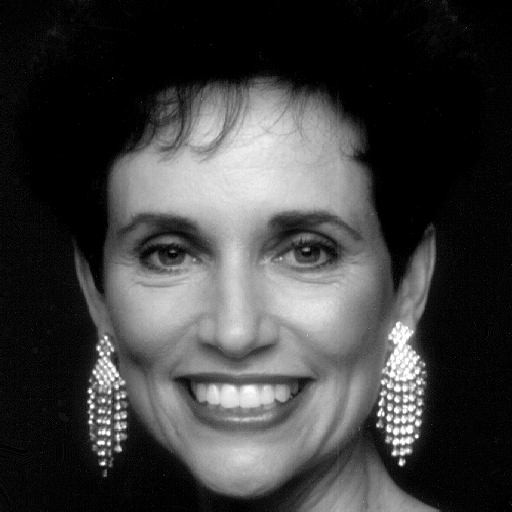
%> input picture hw3/images/q2/woman.tif, 512 x 512 px
$ octave Q2.m   (GNU Octave 9; MATLAB toolbox functions it lacks are replaced by stand-ins)
%> lines starting %> are read from the running program, lines starting %| are printed output that depends on the picture
clc;
clear;
close all;
%% This exercise explores the characteristics of the Fourier Transform (FT) and implements a fft2 function in MATLAB
% Part a

% Load the images "woman.tif" and "parrot.tif"
woman_path = 'images/q2/woman.tif';
parrot_path = 'images/q2/parrot.tif';

pic_woman = imread(woman_path);
%> pic_woman is the input picture: size 512x512 uint8; min 0, max 255, mean 62.2
pic_parrot = imread(parrot_path);
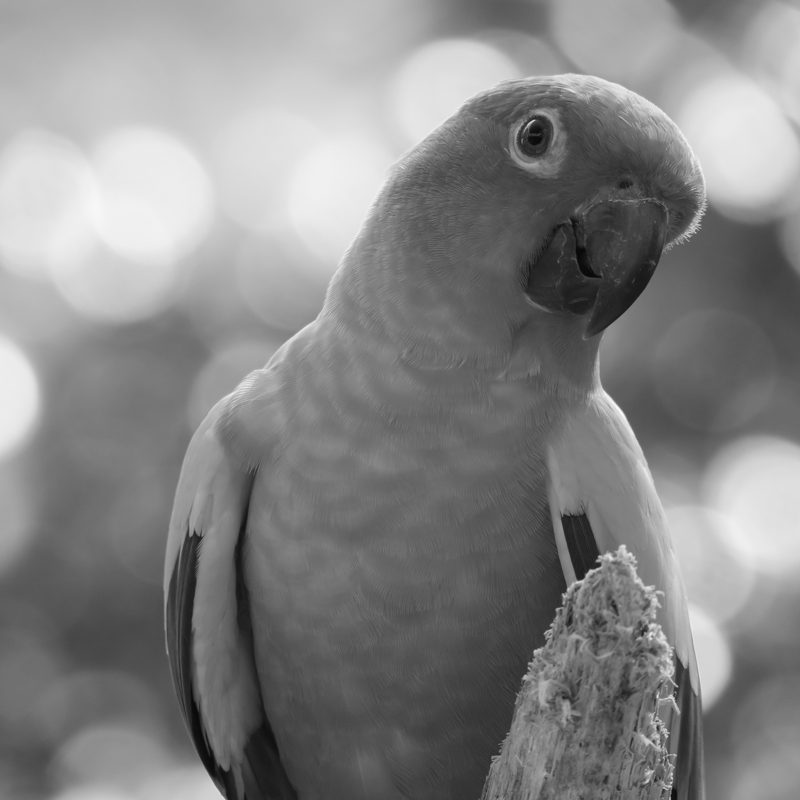
%> input picture hw3/images/q2/parrot.tif, 800 x 800 px
%> pic_parrot is the input picture: size 800x800 uint8; min 8, max 247, mean 133

pic_woman = double(pic_woman);
%> pic_woman: size 512x512 double
pic_parrot = double(pic_parrot);
%> pic_parrot: size 800x800 double

% Calculate the Discrete Fourier Transform (DFT) of both images
fft_pic_woman = fft2(pic_woman);
fft_pic_parrot = fft2(pic_parrot);

% Shift zero-frequency component to the cente
fft_pic_woman=fftshift(fft_pic_woman);
fft_pic_parrot=fftshift(fft_pic_parrot);

% Obtain the magnitude (frequency spectrum) and phase angle of the DFTs
mag_woman = abs(fft_pic_woman);
phase_woman = angle(fft_pic_woman);

mag_parrot = abs(fft_pic_parrot);
phase_parrot = angle(fft_pic_parrot);

% Plot the results of each image
figure(1);
subplot(1,3,1), imshow(pic_woman, []), title 'Original pic'
subplot(1,3,2), imshow(log(double(mag_woman)), []), title 'Magnitude'
subplot(1,3,3), imshow(phase_woman, []), title 'Phase'

figure(2);
subplot(1,3,1), imshow(pic_parrot,[]), title 'original pic'
subplot(1,3,2), imshow(log(double(mag_parrot)),[]), title 'Magnitude'
subplot(1,3,3), imshow(phase_parrot,[]), title 'Phase'

%% Part b
R_parrot = real(fft_pic_parrot);
I_parrot = imag(fft_pic_parrot);

phi = atan2(I_parrot, R_parrot);
phi_builtin = angle(fft_pic_parrot);
% Display the phase angle
figure(3);
subplot(1,3,1), imshow(phi, []), title('Computed Phase Angle')

% Disply the built-in phase angle
subplot(1,3,2), imshow(phi_builtin), title('Matlab Built-in Phase Angle')

% compare the two phase angle
difference = abs(phi - phi_builtin);
%> difference: size 800x800 double; every value is 0
subplot(1,3,3), imshow(difference, []), title('Difference Between Computed and Built-in Phase Angle')

%% Part c
% Compute the Fourier Transforms
F_woman = fft2(pic_woman);
F_parrot = fft2(pic_parrot);

% Extract magnitude and phase components
magnitude_woman = abs(F_woman);
phase_woman = angle(F_woman);
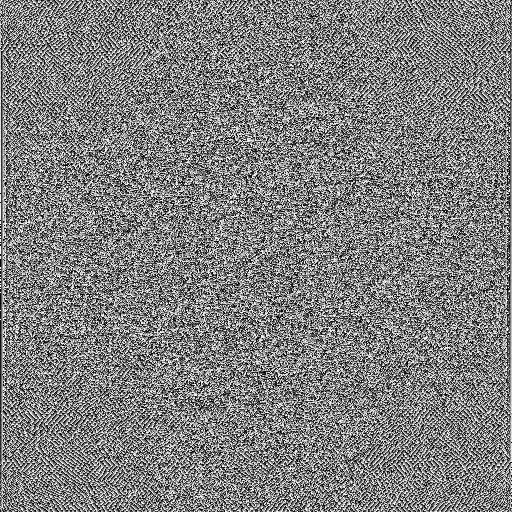
%> phase_woman: size 512x512 double; min -3.14, max 3.14, mean 2.4e-05; mean of the top-left, top-right, bottom-left and bottom-right quarters 0.0119, -0.000832, -0.00579, -0.00519; drawn with min black and max white

magnitude_parrot = abs(F_parrot);
phase_parrot = angle(F_parrot);

% Get sizes
[rows_w, cols_w] = size(pic_woman);
%> rows_w = 512; cols_w = 512
[rows_p, cols_p] = size(pic_parrot);
%> rows_p = 800; cols_p = 800

% Create a zero-padded woman image of size 800x800
padded_woman = zeros(rows_p, cols_p);

% Calculate center position to insert the original image
start_row = floor((rows_p - rows_w) / 2) + 1;
%> start_row = 145
start_col = floor((cols_p - cols_w) / 2) + 1;
%> start_col = 145
end_row = start_row + rows_w - 1;
%> end_row = 656
end_col = start_col + cols_w - 1;
%> end_col = 656

% Insert the original woman image into the center of the padded image
padded_woman(start_row:end_row, start_col:end_col) = pic_woman;

% Compute Fourier Transform of the zero-padded woman image
F_padded_woman = fft2(padded_woman);

% Extract the phase after zero-padding
padded_phase_woman = angle(F_padded_woman);

% (a) Reconstruction using only the phase angle of the woman image
reconstructed_phase_only = ifft2(exp(1i * phase_woman));

% (b) Reconstruction using frequency spectrum + phase of parrot
reconstructed_parrot_magnitude_phase = ifft2(magnitude_parrot .* exp(1i * phase_parrot));

% (c) Reconstruction using parrot's magnitude and woman's phase
reconstructed_parrot_magnitude_woman_phase = ifft2(magnitude_parrot .* exp(1i * padded_phase_woman));
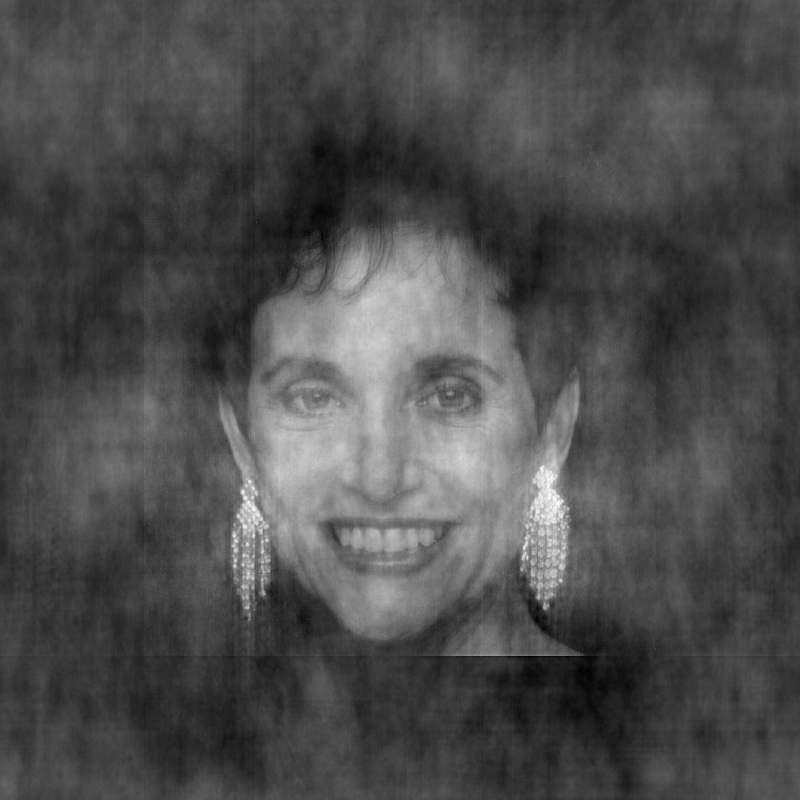
%> reconstructed_parrot_magnitude_woman_phase: size 800x800 double; min 15.7, max 405.3, mean 133; drawn with min black and max white

% Display the results
figure(4);
subplot(2,2,1);
imshow(pic_woman, []);
title('Original Woman Image');

subplot(2,2,2);
imshow(abs(reconstructed_phase_only), []);
title('Reconstructed Using Only Phase Angle of pic_woman');

subplot(2,2,3);
imshow(abs(reconstructed_parrot_magnitude_phase), []);
title('Reconstructed Using Parrot Magnitude & Phase');

subplot(2,2,4);
imshow(abs(reconstructed_parrot_magnitude_woman_phase), []);
title('Reconstructed Using Parrot Magnitude & Woman Phase');

%% Part d
% Scale the image by 1.5x
scale_factor = 1.5;
scaled_pic_parrot = imresize(pic_parrot, scale_factor);

% Get new size after scaling
[rows_s, cols_s] = size(scaled_pic_parrot);
%> rows_s = 1200; cols_s = 1200

% Create a zero-padded version of the original image, centered in the new frame
padded_pic_parrot = zeros(rows_s, cols_s);

start_row = floor((rows_s - rows_p) / 2) + 1;
%> start_row = 201
start_col = floor((cols_s - cols_p) / 2) + 1;
%> start_col = 201
end_row = start_row + rows_p - 1;
%> end_row = 1000
end_col = start_col + cols_p - 1;
%> end_col = 1000

padded_pic_parrot(start_row:end_row, start_col:end_col) = pic_parrot;

% Compute the Fourier Transform of both images
F_original = fft2(padded_pic_parrot);
F_scaled = fft2(scaled_pic_parrot);

% Shift for better visualization
F_original_shifted = fftshift(F_original);
F_scaled_shifted = fftshift(F_scaled);

% Compute magnitude spectra (log for better visibility)
magnitude_original = log(1 + abs(F_original_shifted));
magnitude_scaled = log(1 + abs(F_scaled_shifted));

% Display results
figure(5);
subplot(2,2,1);
imshow(pic_parrot, []);
title('Original Image (pic\_parrot)');

subplot(2,2,2);
imshow(scaled_pic_parrot, []);
title('Scaled Image (1.5x)');

subplot(2,2,3);
imshow(magnitude_original, []);
title('Fourier Magnitude - Zero-Padded Original');

subplot(2,2,4);
imshow(magnitude_scaled, []);
title('Fourier Magnitude - Scaled Image (1.5x)');

%% Part e
% Shift parameters (5% of size)
shift_x = round(0.05 * cols_p);
%> shift_x = 40
shift_y = round(0.05 * rows_p);

% Apply circular shifting (wrapping around the edges)
shifted_x = circshift(pic_parrot, [0, shift_x]);  % Shift in X direction
shifted_y = circshift(pic_parrot, [shift_y, 0]);  % Shift in Y direction
shifted_xy = circshift(pic_parrot, [shift_y, shift_x]);  % Shift in both X and Y

% Compute Fourier Transform for all images
F_original = fft2(pic_parrot);
F_shifted_x = fft2(shifted_x);
F_shifted_y = fft2(shifted_y);
F_shifted_xy = fft2(shifted_xy);

% Shift for visualization
F_original_shifted = fftshift(F_original);
F_shifted_x_shifted = fftshift(F_shifted_x);
F_shifted_y_shifted = fftshift(F_shifted_y);
F_shifted_xy_shifted = fftshift(F_shifted_xy);

% Compute magnitude spectra
magnitude_original = log(1 + abs(F_original_shifted));
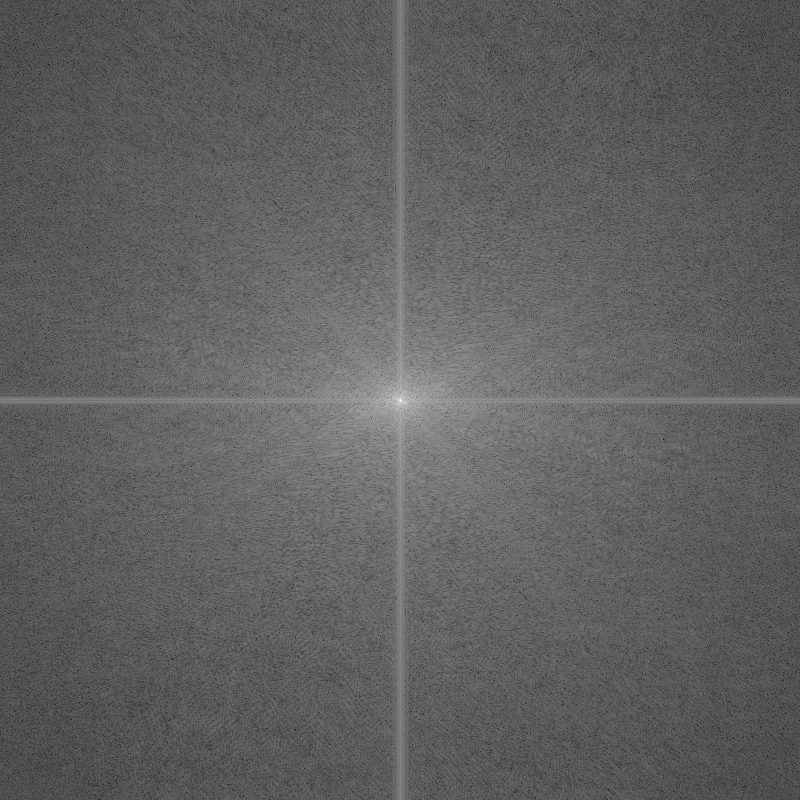
%> magnitude_original: size 800x800 double; min 0.947, max 18.26, mean 7.5; drawn with min black and max white
magnitude_x = log(1 + abs(F_shifted_x_shifted));
magnitude_y = log(1 + abs(F_shifted_y_shifted));
magnitude_xy = log(1 + abs(F_shifted_xy_shifted));

% Compute phase spectra
phase_original = angle(F_original_shifted);
phase_x = angle(F_shifted_x_shifted);
phase_y = angle(F_shifted_y_shifted);
phase_xy = angle(F_shifted_xy_shifted);
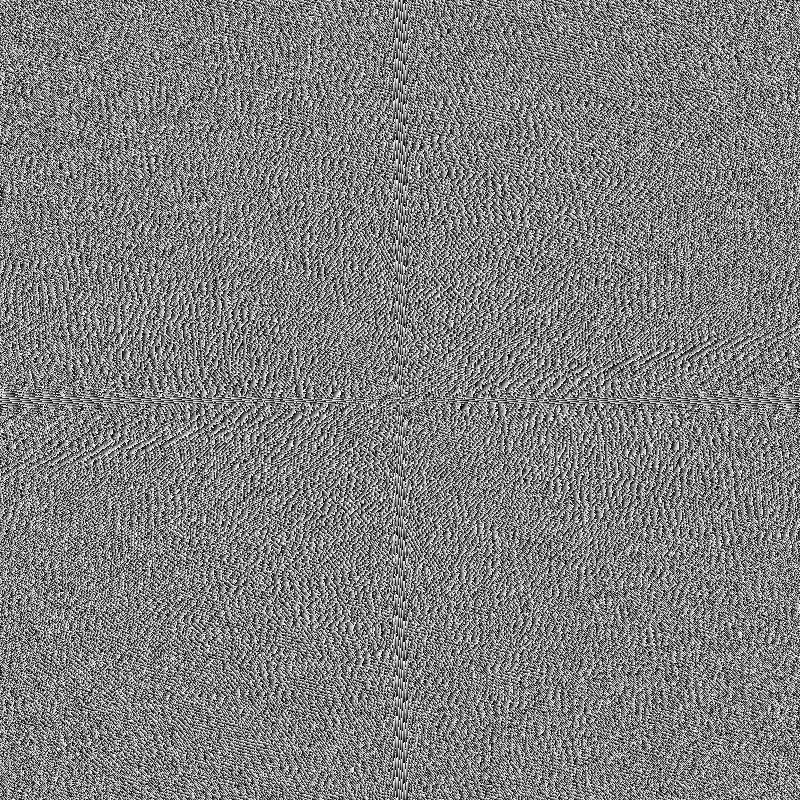
%> phase_xy: size 800x800 double; min -3.14, max 3.14, mean -5e-20; drawn with min black and max white

% Display results
figure(6);

% Original and shifted images
subplot(4,4,1);
imshow(pic_parrot, []);
title('Original Image');

subplot(4,4,2);
imshow(shifted_x, []);
title('Circular Shift in X (5%)');

subplot(4,4,3);
imshow(shifted_y, []);
title('Circular Shift in Y (5%)');

subplot(4,4,4);
imshow(shifted_xy, []);
title('Circular Shift in X-Y (5%)');

% Fourier Magnitude Spectra
subplot(4,4,5);
imshow(magnitude_original, []);
title('Fourier Magnitude - Original');

subplot(4,4,6);
imshow(magnitude_x, []);
title('Fourier Magnitude - Shifted X');

subplot(4,4,7);
imshow(magnitude_y, []);
title('Fourier Magnitude - Shifted Y');

subplot(4,4,8);
imshow(magnitude_xy, []);
title('Fourier Magnitude - Shifted X-Y');

% Fourier Phase Spectra
subplot(4,4,9);
imshow(phase_original, []);
title('Fourier Phase - Original');

subplot(4,4,10);
imshow(phase_x, []);
title('Fourier Phase - Shifted X');

subplot(4,4,11);
imshow(phase_y, []);
title('Fourier Phase - Shifted Y');

subplot(4,4,12);
imshow(phase_xy, []);
title('Fourier Phase - Shifted X-Y');

% Difference in Phase
subplot(4,4,13);
imshow(abs(phase_x - phase_original), []);
title('Phase Difference: X Shift');

subplot(4,4,14);
imshow(abs(phase_y - phase_original), []);
title('Phase Difference: Y Shift');

subplot(4,4,15);
imshow(abs(phase_xy - phase_original), []);
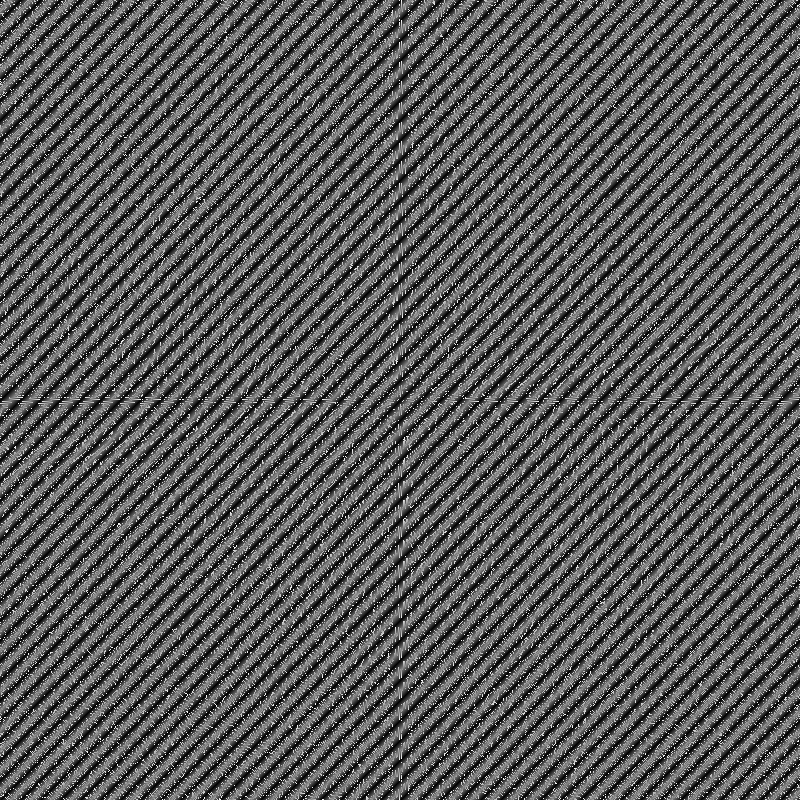
%> displayed picture: size 800x800, on the screen's scale of 0 to 255; min 0, max 255, mean 89
title('Phase Difference: X-Y Shift');

%% Part f
% Ensure both images have the same size
[rows_w, cols_w] = size(pic_woman);
[rows_p, cols_p] = size(pic_parrot);

if rows_w ~= rows_p || cols_w ~= cols_p
    % Resize the parrot image to match woman image size
    pic_parrot = imresize(pic_parrot, [rows_w, cols_w]);
%> pic_parrot: size 512x512 double
end

% Convert to double
pic_woman = double(pic_woman);
pic_parrot = double(pic_parrot);

% Compute the Fourier Transform of both images
F_woman = fft2(pic_woman);
F_parrot = fft2(pic_parrot);

% Shift zero frequency components to the center
F_woman_shifted = fftshift(F_woman);
F_parrot_shifted = fftshift(F_parrot);

% Replace lower half frequency components
F_combined = F_woman_shifted;
F_combined(floor(rows_w/2):end, :) = F_parrot_shifted(floor(rows_w/2):end, :);

% Shift back the modified Fourier Transform
F_combined_unshifted = ifftshift(F_combined);

% Compute the inverse Fourier Transform
reconstructed_image = ifft2(F_combined_unshifted);
reconstructed_image = abs(reconstructed_image);
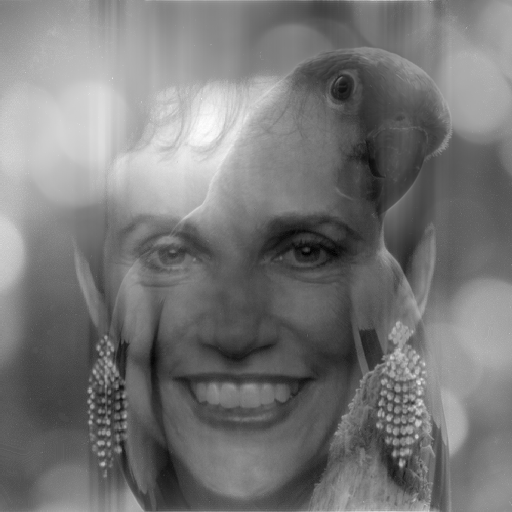
%> reconstructed_image: size 512x512 double; min 12.73, max 277, mean 136.5; drawn with min black and max white

% Display the results
figure(7);

subplot(2,3,1);
imshow(pic_woman, []);
title('Original Woman Image');

subplot(2,3,2);
imshow(pic_parrot, []);
title('Original Parrot Image');

subplot(2,3,3);
imshow(log(1 + abs(F_woman_shifted)), []);
title('Fourier Magnitude - Woman');

subplot(2,3,4);
imshow(log(1 + abs(F_parrot_shifted)), []);
title('Fourier Magnitude - Parrot');

subplot(2,3,5);
imshow(log(1 + abs(F_combined)), []);
title('Fourier Magnitude - Combined');

subplot(2,3,6);
imshow(reconstructed_image, []);
title('Reconstructed Image with Parrot Low Frequencies');
